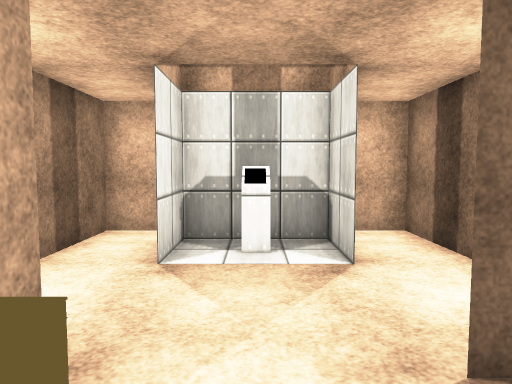
View 1 (above)

17 first-person views from a walk through a scene from a Unity 3-D project. The camera is 1.5 m above the floor, tilts 4° down and sees 70° across. The floor is counted in squares, 1 m on a side. Each view is taken from the middle of a square. On the plan, view 1 faces up. The plan holds only what a view shows up to about 16 squares ahead; the rest is blank. The place goes on beyond the plan. The player is left out. Surface patterns are stand-ins for the level's own textures.

View 2
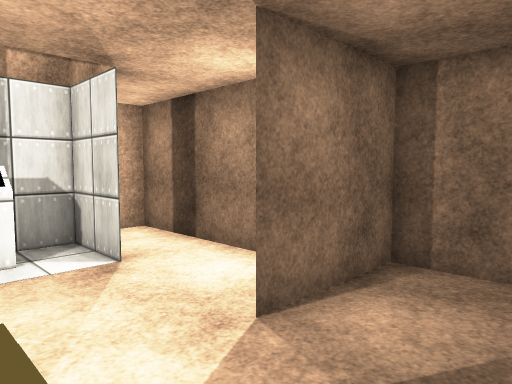

View 3
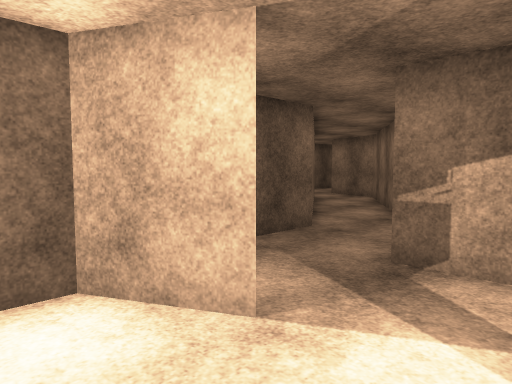

View 4
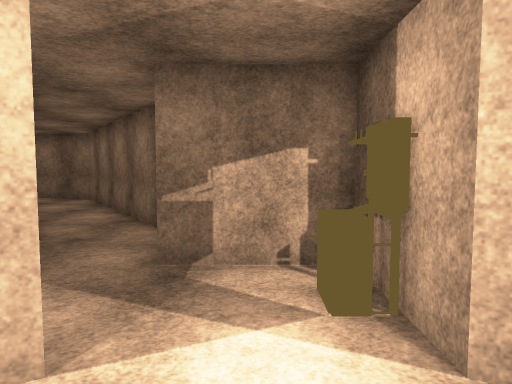

View 5
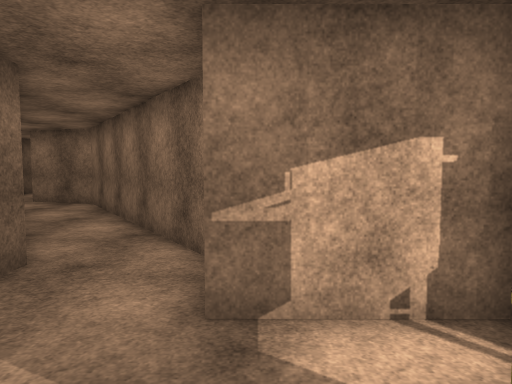

View 6
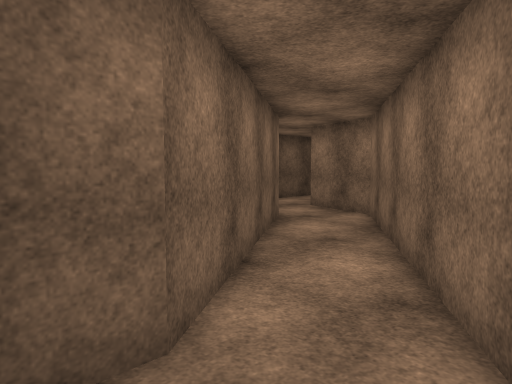

View 7
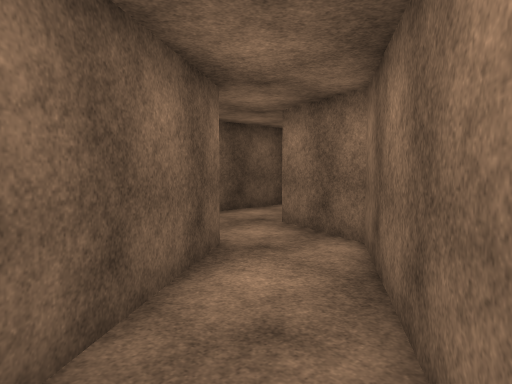

View 8
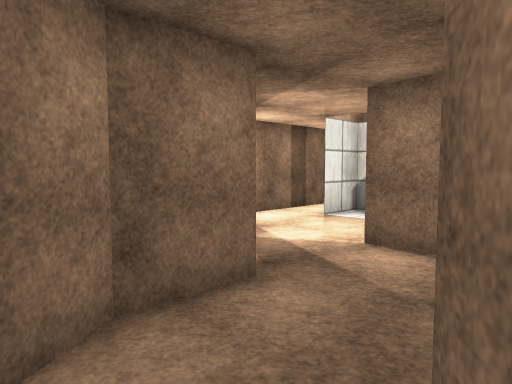

View 9
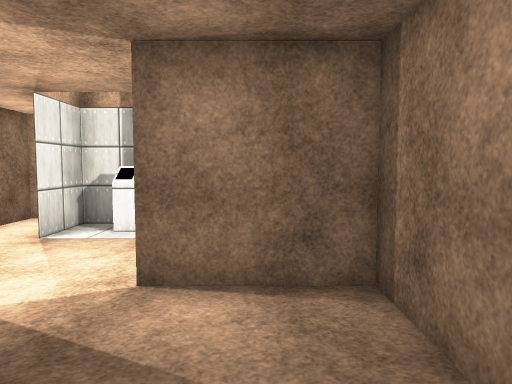

View 10
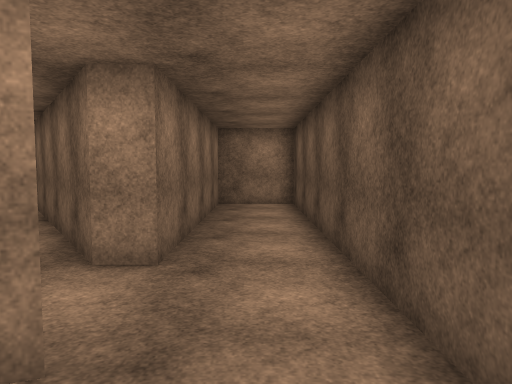

View 11
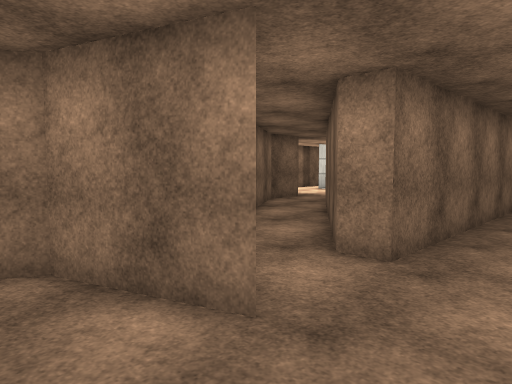

View 12
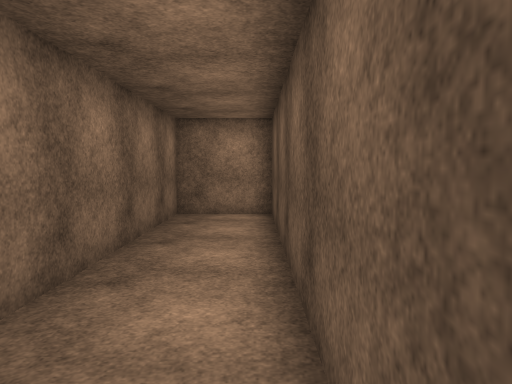

View 13
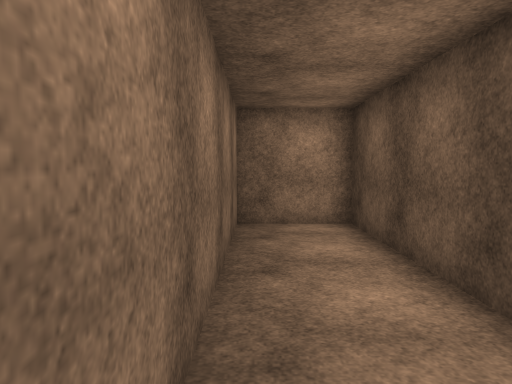

View 14
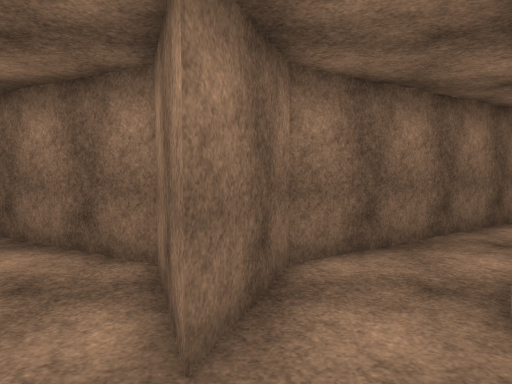

View 15
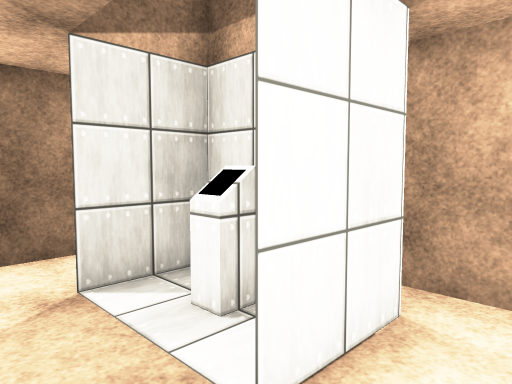

View 16
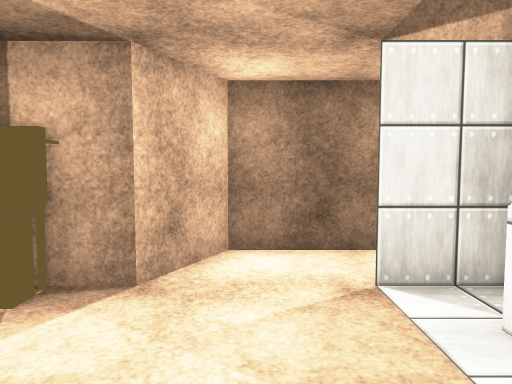

View 17
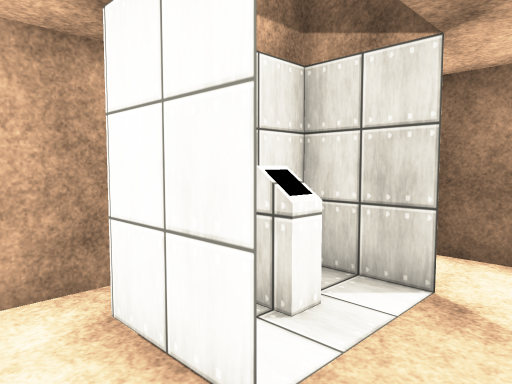

### Floor plan
Points are (right, up) in squares from view 1. A wall is a line through its corners. A room is listed if a view was taken in it or the views show most of it. See-through windows are left out.
Room 1 (views 1, 2, 3, 4, 5, 6, 7, 8, 9, 15, 16, 17)
walls: (-1, 8.5) (-3.5, 8.5) (-3.5, 3.5) (-1.5, 2.5) (-1.5, -0.5) (1.5, -0.5) (1.5, -2.5) (4.4, -6.8); (6.2, -4.9) (4.5, -2.5) (4.5, 2.5) (1.5, 2.5) (3.5, 3.5) (3.5, 8.5) (1, 8.5)
ways out: opening at (5, -6) to room 3
objects: other object (-2, 1) to (-1, 1); elevator (-2, 6) to (1, 8)
Room 2 (views 10, 11, 12, 13, 14)
walls: (10.5, -12.5) (7.5, -13.5) (6.4, -15.6); (13.5, -15.5) (13.5, -0.5) (10.5, -0.5) (10.5, -9.5)
ways out: opening at (9.5, -10.5) to room 3
Room 3 (no view inside)
walls: (10.5, -9.5) (9.5, -9.5) (6.2, -4.9); (4.4, -6.8) (7.5, -11.5) (10.5, -12.5)
ways out: opening at (5, -6) to room 1; opening at (9.5, -10.5) to room 2

Where each view was taken, in squares from view 1:
view 1: 0 up, 0 right, facing up
view 2: 0 up, 1 left, facing up-right
view 3: 5 up, 1 left, facing down-right
view 4: 5 up, 0 right, facing down
view 5: 3 up, 1 right, facing down
view 6: 1 down, 2 right, facing down-right
view 7: 5 down, 4 right, facing down-right
view 8: 4 down, 5 right, facing up-left
view 9: 2 down, 3 right, facing up
view 10: 15 down, 12 right, facing up
view 11: 15 down, 13 right, facing up-left
view 12: 12 down, 13 right, facing up
view 13: 10 down, 11 right, facing up
view 14: 12 down, 13 right, facing left
view 15: 4 up, 3 right, facing up-left
view 16: 4 up, 3 right, facing left
view 17: 4 up, 3 left, facing up-right
